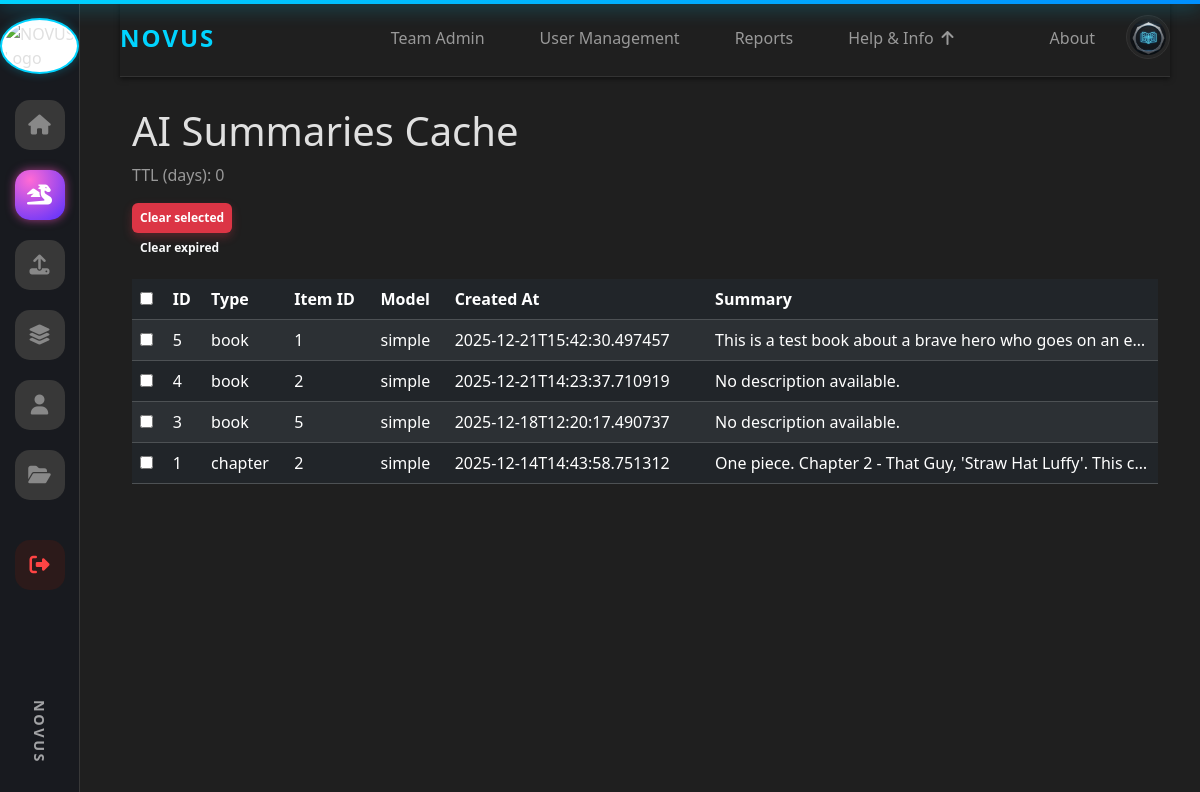
The app's page /admin/ai_summaries (signed in), older data.
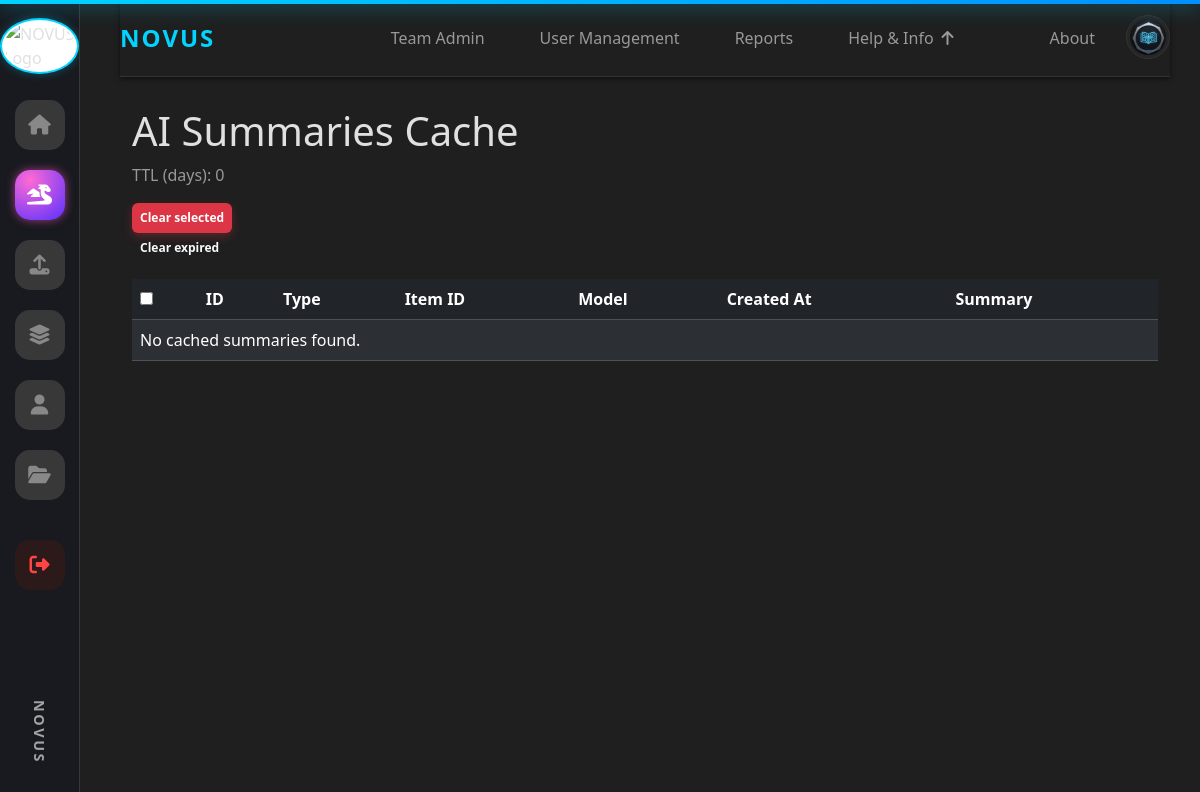
The same page, newer data.
### tables this page shows
CREATE TABLE ai_summaries (
            id INTEGER PRIMARY KEY,
            item_type TEXT,
            item_id INTEGER,
            summary TEXT,
            model TEXT,
            created_at TEXT,
            UNIQUE(item_type, item_id)
        );

### app.py (the view)
@app.route('/admin/ai_summaries')
@admin_required
def admin_ai_summaries():
    conn = get_conn()
    c = conn.cursor()
    c.execute("SELECT id, item_type, item_id, model, created_at, summary FROM ai_summaries ORDER BY created_at DESC")
    rows = c.fetchall()
    conn.close()
    ttl_days = int(os.environ.get('AI_SUMMARY_TTL_DAYS', '0') or '0')
    return render_template('admin_ai_summaries.html', rows=rows, ttl_days=ttl_days)

### app.py (called while the page is built)
def get_conn():
    return sqlite3.connect(DB_PATH)

@app.before_request
def check_banned():
    uid = session.get("user_id")
    if not uid:
        return
    conn = get_conn()
    c = conn.cursor()
    c.execute("SELECT COALESCE(is_banned,0), COALESCE(status,'active') FROM users WHERE id=?", (uid,))
    row = c.fetchone()
    conn.close()
    if row:
        is_banned, status = row
        if int(is_banned) == 1 or status == "banned":
            session.clear()
            flash("Your account has been banned.", "danger")
            return redirect(url_for("login"))

@app.context_processor
def inject_user_avatar():
    return {
        'user_avatar': session.get('avatar_url'),
        'user_id': session.get('user_id')
    }

def admin_required(f):
    @wraps(f)
    def wrapper(*args, **kwargs):
        if session.get("role") != "admin":
            flash("Admin access required.", "danger")
            return redirect(url_for("home"))
        return f(*args, **kwargs)
    return wrapper

@app.before_request
def _ensure_db_initialized():
    global _db_init_done
    if not _db_init_done:
        try:
            init_db()
        except Exception:
            pass
        _db_init_done = True

### templates/admin_ai_summaries.html (shortened to what this page needs)
{% extends "base.html" %}
{% block content %}
<div class="container mt-4">
  <h1>AI Summaries Cache</h1>
  <p class="text-muted">TTL (days): {{ ttl_days }}</p>
  <div class="mb-3">
    <button id="clearSelected" class="btn btn-danger btn-sm">Clear selected</button>
    <button id="clearExpired" class="btn btn-outline-light btn-sm">Clear expired</button>
  </div>
  <table class="table table-dark table-striped">
    <thead>
      <tr>
        <th><input type="checkbox" id="chkAll" /></th>
        <th>ID</th>
        <th>Type</th>
        <th>Item ID</th>
        <th>Model</th>
        <th>Created At</th>
        <th>Summary</th>
      </tr>
    </thead>
    <tbody>
      {% for r in rows %}
      <tr data-id="{{ r[0] }}">
        <td><input class="rowChk" type="checkbox" value="{{ r[0] }}" /></td>
        <td>{{ r[0] }}</td>
        <td>{{ r[1] or '' }}</td>
        <td>{{ r[2] or '' }}</td>
        <td>{{ r[3] or '' }}</td>
        <td>{{ r[4] or '' }}</td>
        <td style="max-width:400px; white-space:nowrap; overflow:hidden; text-overflow:ellipsis">{{ r[5] or '' }}</td>
      </tr>
      {% else %}
      <tr><td colspan="7">No cached summaries found.</td></tr>
      {% endfor %}
    </tbody>
  </table>
</div>
{% endblock %}

### templates/base.html (shortened to what this page needs)
<!DOCTYPE html>
<html lang="en">
  <head>
    <link
      href="https://cdn.jsdelivr.net/npm/bootstrap@5.3.3/dist/css/bootstrap.min.css"
      rel="stylesheet"
    />
    <link
      rel="stylesheet"
      href="https://cdnjs.cloudflare.com/ajax/libs/font-awesome/6.4.0/css/all.min.css"
    />
    <link
      rel="stylesheet"
      href="{{ url_for('static', filename='css/style.css') }}"
    />
  </head>
  <body class="{{ body_class|default('') }}">
    <div class="sidebar">
      <a href="{{ url_for('home') }}">
        <img
          src="{{ url_for('static', filename='img/logo.png') }}"
          class="sidebar-logo"
          alt="NOVUS Logo"
        />
      </a>
      <div class="nav-links">
  <a href="{{ url_for('home') }}" class="nav-item">
    <i class="fas fa-home"></i>
  </a>
<a href="{{ url_for('manga') }}"
   class="nav-item nav-manga"
   id="nav-manga">
  <i class="fas fa-dragon"></i>
</a>
  {% if session.get('role') in ['admin', 'publisher'] %}
  <a href="{{ url_for('add_book') }}" class="nav-item">
    <i class="fas fa-upload"></i>
  </a>
  {% endif %}
  <a href="{{ url_for('watchlist') }}" class="nav-item">
    <i class="fas fa-layer-group"></i>
  </a>
  <a href="{{ url_for('profile') }}" class="nav-item">
    <i class="fas fa-user"></i>
  </a>
  {% if session.get('role') in ['admin', 'publisher'] %}
  <a href="{{ url_for('my_uploads') }}" class="nav-item">
    <i class="fas fa-folder-open"></i>
  </a>
  {% endif %}
  {% if session.get('user_id') %}
  <a href="#" onclick="handleLogout(event)" class="nav-item nav-item-logout">
    <i class="fas fa-sign-out-alt"></i>
  </a>
  {% endif %}
</div>
      <div class="sidebar-footer">
        <span class="sidebar-brand-text">NOVUS</span>
      </div>
    </div>
    <div class="main-content">
      <header class="top-header-minimal">
        <div class="logo-text-top">NOVUS</div>
        <div class="d-flex align-items-center">
          <div class="top-menu-links">
  {% if session.get('role') == 'admin' %}
  <a href="/admin/team" class="nav-link-item">Team Admin</a>
<a href="{{ url_for('user_management') }}" class="nav-link-item">User Management</a>
<a href="{{ url_for('admin_reports') }}" class="nav-link-item">Reports</a>
{% endif %}
            <div class="dropdown-nav">
              <button
                class="dropdown-btn"
                type="button"
                onclick="toggleDropdown(this)"
              >
                Help &amp; Info
                <i class="fas fa-arrow-up nav-logo-arrow"></i>
              </button>
            </div>
          </div>
          <a href="{{ url_for('about') }}" class="nav-link-item ms-3">
            About
          </a>
{% if session.get('user_id') %}
  <div class="dropdown-nav ms-3 profile-dropdown">
    <button class="profile-menu-btn" type="button" onclick="toggleDropdown(this)" aria-label="Open profile menu">
      {% if user_avatar %}
        <img src="{{ user_avatar }}" alt="Profile" class="profile-avatar-icon" style="width:36px; height:36px; border-radius:50%; object-fit:cover;">
      {% else %}
        <i class="fas fa-user-circle"></i>
      {% endif %}
    </button>
  </div>
{% else %}
  <a href="{{ url_for('login') }}" class="cta-button ms-3">
    <i class="fas fa-sign-in-alt me-2"></i>
    Log In
  </a>
{% endif %}
        </div>
      </header>
      {% block content %}{% endblock %}
    </div>
  </body>
</html>

Row changes from the older to the newer data that the page shows:
removed ai_summaries: id "5", item_type "book", item "1", model "simple", created_at "2025-12-21T15:42:30.497457", summary "This is a test book about a brave hero who goes on an e…"
removed ai_summaries: id "4", item_type "book", item "2", model "simple", created_at "2025-12-21T14:23:37.710919", summary "No description available."
removed ai_summaries: id "3", item_type "book", item "5", model "simple", created_at "2025-12-18T12:20:17.490737", summary "No description available."
removed ai_summaries: id "1", item_type "chapter", item "2", model "simple", created_at "2025-12-14T14:43:58.751312", summary "One piece. Chapter 2 - That Guy, 'Straw Hat Luffy'. This c…"
Text that changed along with them:
text now shown: "No cached summaries found."
